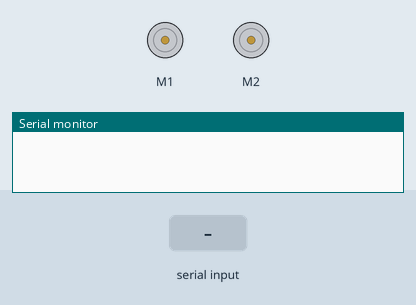
This sketch was run on a simulated Arduino Uno, built with avr-gcc and run on an emulated ATmega328P. On the bench: 2 × DC motor (green arrow = forward, orange = backward, longer = faster), the last lines printed to the serial monitor. Inputs (shaded band) come from the test bench.

Above: at 1.2 s.
1.3 s: "90 45 200\n" received over Serial
At 1.8 s:
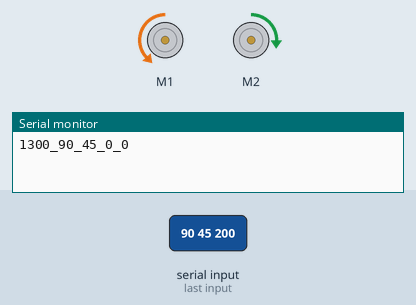
2.8 s: "30 150 10\n" received over Serial
At 4.0 s:
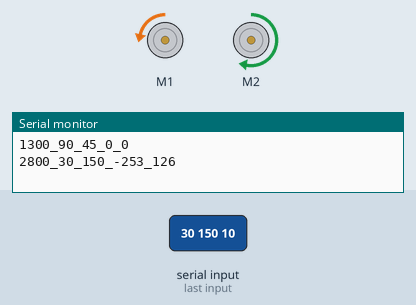
4.3 s: "5\n" received over Serial
At 5.3 s:
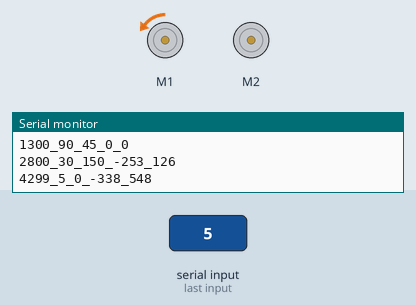
5.8 s: "90\n" received over Serial
At 6.4 s:
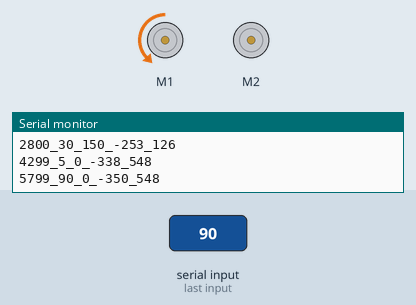
7.3 s: "200\n" received over Serial
At 7.6 s:
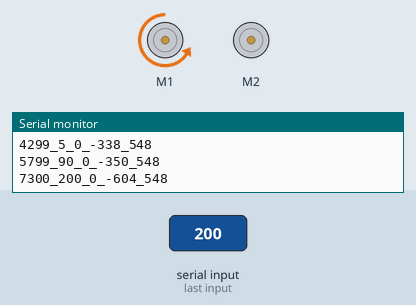
8.8 s: "1 90\n" received over Serial
At 9.9 s:
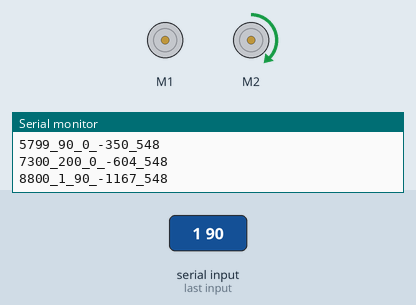
Timing chart, 0 to 11.3 s (numbered marks = the images above; inputs shaded):
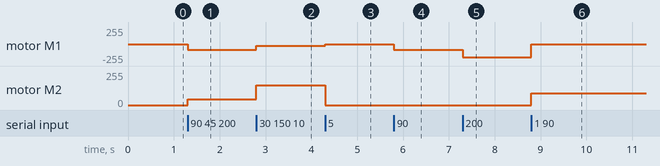

The sketch:

velocity.ino
```cpp
/***********************************************************************

***********************************************************************/

#include <RedBot.h>

RedBotMotors motors;
RedBotEncoder encoder = RedBotEncoder(A2, 10);  // initializes encoder on pins A2 and 10
RedBotAccel accelerometer;


//int data;  // variable for holding incoming data from PC to Arduino
//int countsPerRev = 192;   // 4 pairs of N-S x 48:1 gearbox = 192 ticks per wheel rev

// variable used to store the time
unsigned long myTime;

const byte numChars = 20;
char receivedChars[numChars];   // an array to store the received data
char tempChars[numChars];        // temporary array for use when parsing


int leftPower;  // variable for setting the drive power
int rightPower;

// variables used to store the left and right encoder counts.
int lCount;
int rCount;


boolean newData = false;

void setup(void)
{
    Serial.begin(115200);
    // Serial.print("Enter in left and right motor power values and click [Send].");
    // Serial.print("Separate values with a space or non-numeric character.");
    // Serial.println();
    // Serial.print("Positive values spin the motor CW, and negative values spin the motor CCW.");
    encoder.clearEnc(BOTH);  // Reset the counters.

}

void loop(void)
{
    //encoder.clearEnc(BOTH);  // Reset the counters.


    recvWithEndMarker();

    if (newData == true) {
        strcpy(tempChars, receivedChars);
            // this temporary copy is necessary to protect the original data
            //   because strtok() used in parseData() replaces the commas with \0
        parseData();
        myTime=millis();
        motors.leftMotor(leftPower);
        motors.rightMotor(rightPower);
        lCount = encoder.getTicks(LEFT);    // read the left motor encoder
        rCount = encoder.getTicks(RIGHT);   // read the right motor encoder

        showParsedData();

        newData = false;
    }
//    if(Serial.available() > 0)
//    {
//        //encoder.clearEnc(BOTH);
//        leftPower = Serial.parseInt();  // read in the next numeric value
//        leftPower = constrain(leftPower, -255, 255);  // constrain the data to -255 to +255
//
//        rightPower = Serial.parseInt();   // read in the next numeric value
//        rightPower = constrain(rightPower, -255, 255);  // constrain the data to -255 to +255
//
//        motors.leftMotor(leftPower);
//
//        motors.rightMotor(rightPower);
//
//        // short delay in between readings/
//        delay(100);
//
//        // store the encoder counts to a variable.
//        lCount = encoder.getTicks(LEFT);    // read the left motor encoder
//        rCount = encoder.getTicks(RIGHT);   // read the right motor encoder
//
//        Serial.print(myTime);  // tab
//        Serial.print("_");  // tab
//        Serial.print(leftPower);  // tab
//        Serial.print("_");  // tab
//        Serial.print(rightPower);  // tab
//        Serial.print("_");  // tab
//        Serial.print(lCount);  // tab
//        Serial.print("_");  // tab
//        Serial.println(rCount);  // tab
//        //Serial.print(" ");  // tab
//        Serial.flush();
//
//        int inByte=Serial.read(); //to empty the serial and make it wait until new data
//    }
//    else
//    {
//        motors.brake();
//    }
//
}


// if there is data coming in on the Serial monitor, wait until it received fully
void recvWithEndMarker() {
    static byte ndx = 0;
    char endMarker = '\n';
    char rc;

    while (Serial.available() > 0 && newData == false) {
        rc = Serial.read();

        if (rc != endMarker) {
            receivedChars[ndx] = rc;
            ndx++;
            if (ndx >= numChars) {
                ndx = numChars - 1;
            }
        }
        else {
            receivedChars[ndx] = '\0'; // terminate the string
            ndx = 0;
            newData = true;
        }
    }
}


void showNewData() {
    if (newData == true) {
        Serial.print("This just in ... ");
        Serial.println(receivedChars);
        newData = false;
    }
}

void parseData() {      // split the data into its parts

    char * strtokIndx; // this is used by strtok() as an index

    strtokIndx = strtok(tempChars," ");      // get the first part - the string
    leftPower = atoi(strtokIndx);  // convert this part to an integer

    strtokIndx = strtok(NULL, " "); // this continues where the previous call left off
    rightPower= atoi(strtokIndx);     // convert this part to an integer

}

void showParsedData() {
    Serial.print(myTime);
    Serial.print("_");
    Serial.print(leftPower);
    Serial.print("_");
    Serial.print(rightPower);
    Serial.print("_");
    Serial.print(lCount);
    Serial.print("_");  //
    Serial.println(rCount);  //
        //Serial.print(" ");  //

}
```

Measured:
- after the input at 1.3 s, motor M1: stopped → backward 89/255 at once; motor M2: stopped → forward 44/255 at once
- after the input at 2.8 s, motor M1: backward 89/255 → backward 29/255 at once; motor M2: forward 44/255 → forward 149/255 at once
- after the input at 4.3 s, motor M1: backward 29/255 → backward 4/255 at once; motor M2: forward 149/255 → stopped at once
- after the input at 5.8 s, motor M1: backward 4/255 → backward 89/255 at once
- after the input at 7.3 s, motor M1: backward 89/255 → backward 199/255 at once
- after the input at 8.8 s, motor M1: backward 199/255 → stopped at once; motor M2: stopped → forward 89/255 at once
